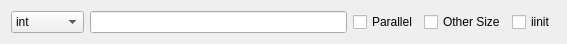
<?xml version="1.0" encoding="UTF-8"?>
<ui version="4.0">
 <class>Form</class>
 <widget class="QWidget" name="Form">
  <property name="geometry">
   <rect>
    <x>0</x>
    <y>0</y>
    <width>567</width>
    <height>42</height>
   </rect>
  </property>
  <property name="windowTitle">
   <string>Form</string>
  </property>
  <layout class="QGridLayout" name="gridLayout">
   <item row="0" column="0">
    <layout class="QHBoxLayout" name="horizontalLayout">
     <item>
      <widget class="QComboBox" name="comboBox_input_parameters">
       <item>
        <property name="text">
         <string>int</string>
        </property>
       </item>
       <item>
        <property name="text">
         <string>float</string>
        </property>
       </item>
       <item>
        <property name="text">
         <string>double</string>
        </property>
       </item>
       <item>
        <property name="text">
         <string>int*</string>
        </property>
       </item>
       <item>
        <property name="text">
         <string>float*</string>
        </property>
       </item>
       <item>
        <property name="text">
         <string>double*</string>
        </property>
       </item>
      </widget>
     </item>
     <item>
      <widget class="QLineEdit" name="lineEdit_input_parameters"/>
     </item>
     <item>
      <widget class="QCheckBox" name="checkBox_parallel">
       <property name="text">
        <string>Parallel</string>
       </property>
      </widget>
     </item>
     <item>
      <widget class="QCheckBox" name="checkBox_other_size">
       <property name="text">
        <string>Other Size</string>
       </property>
      </widget>
     </item>
     <item>
      <widget class="QCheckBox" name="checkBox_init">
       <property name="text">
        <string>iinit</string>
       </property>
      </widget>
     </item>
    </layout>
   </item>
  </layout>
 </widget>
 <resources/>
 <connections/>
</ui>
